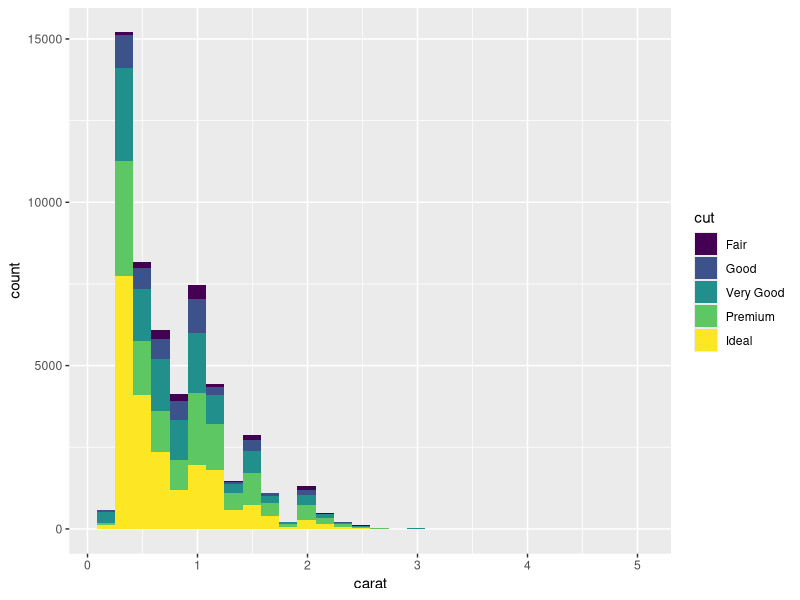
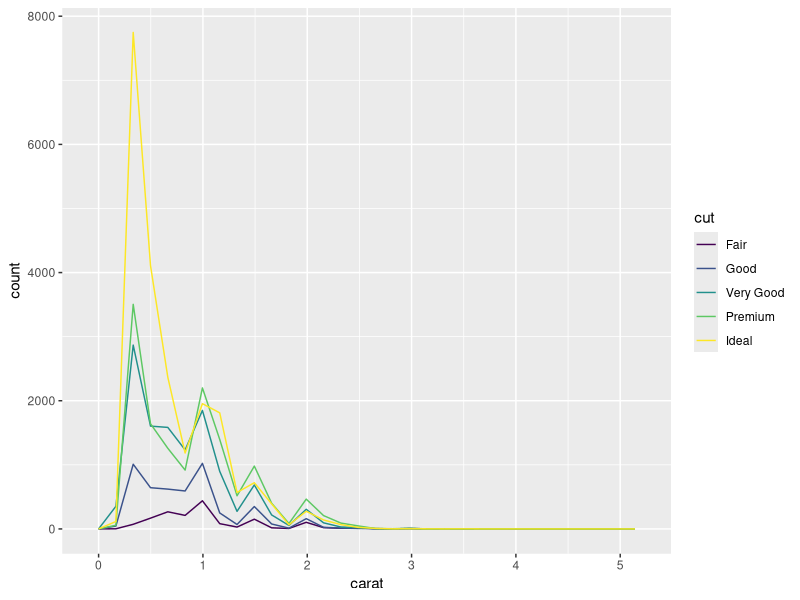
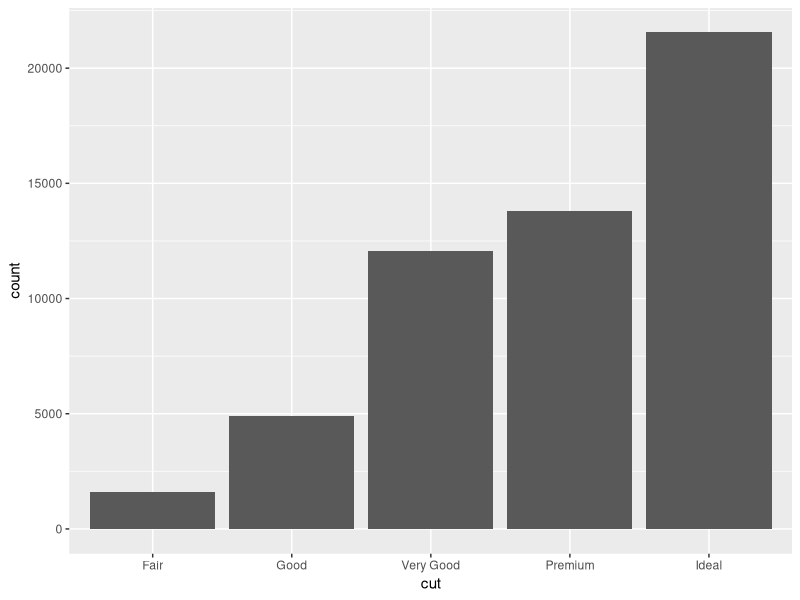
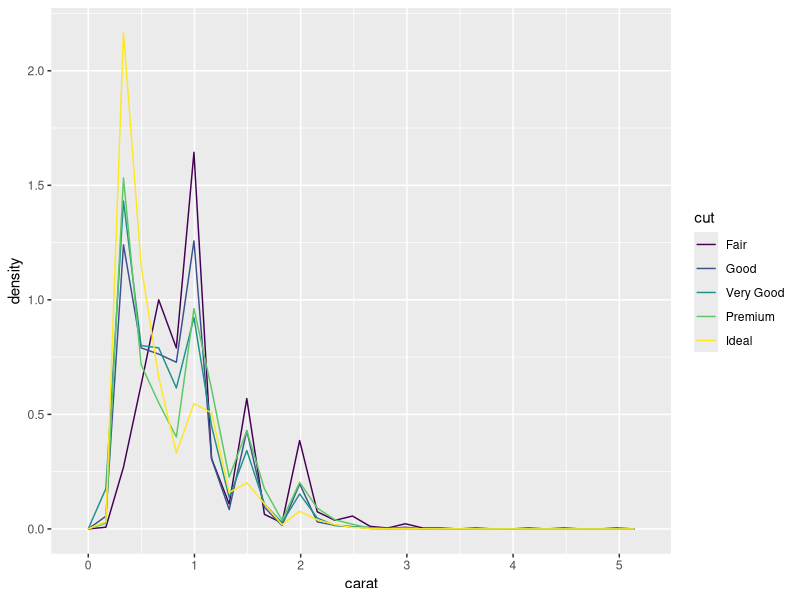
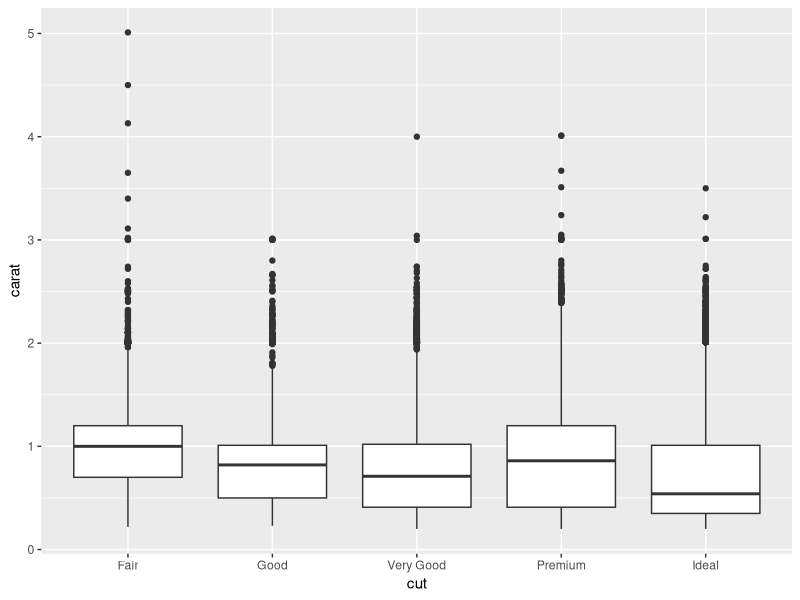
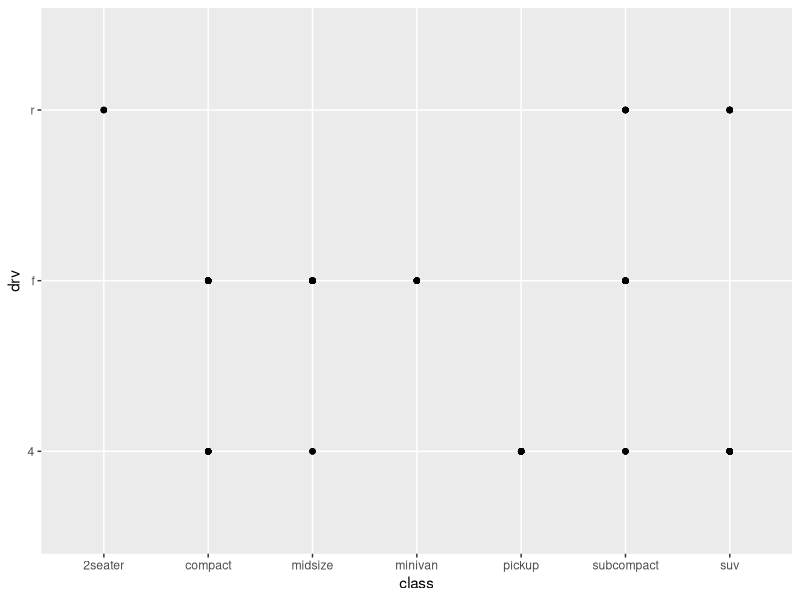
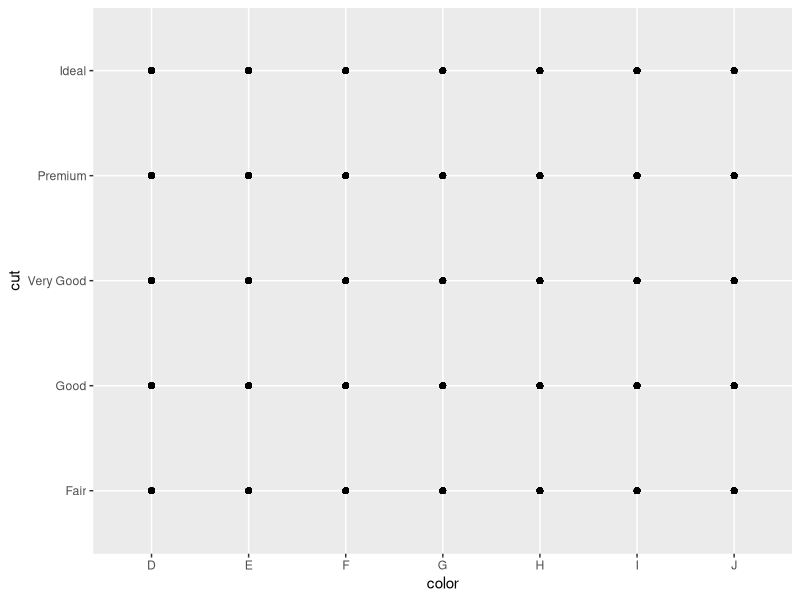
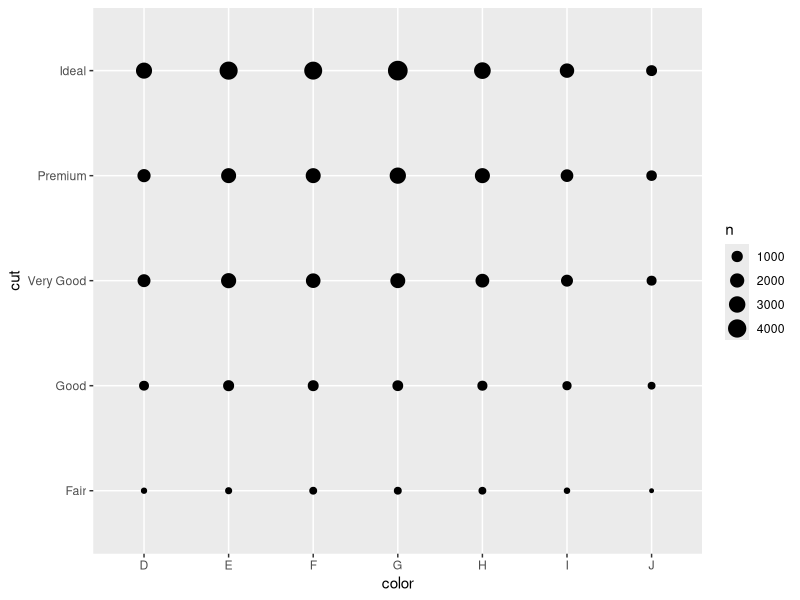

The R script that drew these images, in order:
library(tidyverse)

# Categorical and continous variable (cut and carat)

diamonds %>%
  ggplot(aes(x = carat, fill = cut)) +
  geom_histogram()

# better choice is geom_freqpoly

diamonds %>%
  ggplot(aes(x = carat, color = cut)) +
  geom_freqpoly()

# In this case, there groups are of very different sizes

diamonds %>%
  count(cut)

diamonds %>%
  ggplot() +
  geom_bar(aes(x = cut))

# One solution is density plots

diamonds %>%
  ggplot(aes(x = carat, y = ..density.., color = cut)) +
  geom_freqpoly()

# Alternative visualization: box plot

diamonds %>%
  ggplot(aes(x = cut, y = carat)) +
  geom_boxplot()

# Two categorical variables

# In the exercises earlier you made a plot of class vs drv that wasn't very useful.

mpg %>%
  ggplot(aes(class, drv)) +
  geom_point()

# We see the same thing with color and cut in the diamonds data

diamonds %>%
  ggplot(aes(color, cut)) +
  geom_point()

# One solution is geom_count()

diamonds %>%
  ggplot(aes(color, cut)) +
  geom_count()

# Another is geom_jitter() [add alpha]

diamonds %>%
  ggplot(aes(color, cut))
  geom_jitter()

# Another is compute the counts ourselves and plot a heatmap

diamonds %>%
  count(color, cut)

diamonds %>%
  count(color, cut) %>%
  ggplot(aes(color, cut)) +
  geom_tile(aes(fill = n))

# Experiment with color palettes

library(RColorBrewer)
display.brewer.all()

colors = colorRampPalette(brewer.pal(9, "YlOrBr"))(50)

diamonds %>%
  count(color, cut) %>%
  ggplot(aes(color, cut)) +
  geom_tile(aes(fill = as_factor(n))) +
  scale_fill_manual(values = rev(colors))

diamonds %>%
  count(color, cut) %>%
  ggplot(aes(color, cut)) +
  geom_tile(aes(fill = n)) +
  scale_fill_continuous(low = "red", high = "yellow")


# Two continuous variables

# ordinary scatterplot, points are overplotted

diamonds %>%
  ggplot(aes(carat, price)) +
  geom_point()

# one solution is alpha transparency

diamonds %>%
  ggplot(aes(carat, price)) +
  geom_point(alpha = 1/100)

# Another solution is binning, like with histograms

diamonds %>%
  filter(carat < 3) %>%
  ggplot(aes(carat, price)) +
  geom_bin2d()

# Or we can manually bin one variable

diamonds %>%
  filter(carat < 3) %>%
  ggplot(aes(carat, price)) +
  geom_boxplot(aes(group = cut_width(carat, 0.1)))

# again, with same number of points in each bin

diamonds %>%
  filter(carat < 3) %>%
  ggplot(aes(carat, price)) +
  geom_boxplot(aes(group = cut_number(carat, 20)))
